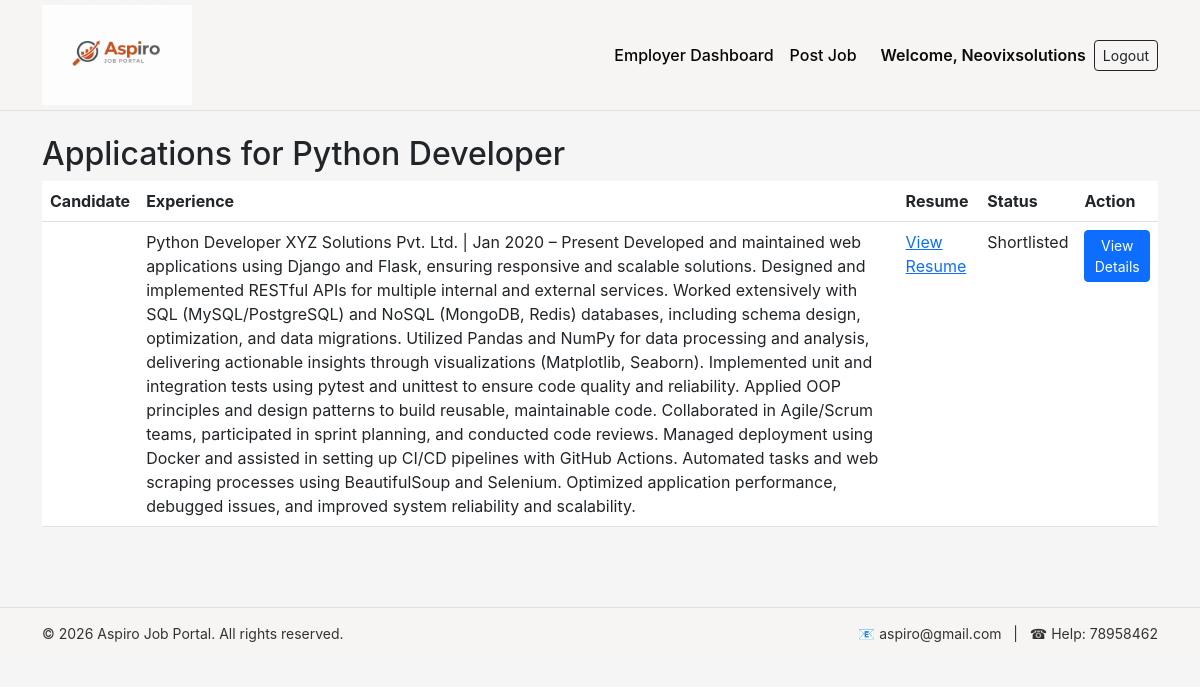
Page /jobs/1/applications/ (signed in) on the committed database.
### accounts/models.py (models this page shows, shortened)
class User(AbstractUser):
    ROLE_CHOICES = (
        ('admin', 'Admin'),
        ('employer', 'Employer'),
        ('employee', 'Employee'),
    )
    role = models.CharField(max_length=20, choices=ROLE_CHOICES, default='employee')

class EmployeeProfile(models.Model):
    user = models.OneToOneField(User, on_delete=models.CASCADE, related_name='employee_profile')
    full_name = models.CharField(max_length=100)
    phone = models.CharField(max_length=15)
    skills = models.TextField()
    resume = models.FileField(upload_to='resumes/', blank=True, null=True)
    experience = models.TextField(blank=True, null=True)
    qualification = models.CharField(max_length=200, blank=True, null=True)
    profile_pic = models.ImageField(upload_to='profile_pics/', blank=True, null=True)

### jobs/models.py (models this page shows, shortened)
class Job(models.Model):
    employer = models.ForeignKey('accounts.EmployerProfile', on_delete=models.CASCADE, related_name='jobs')
    title = models.CharField(max_length=200)
    description = models.TextField()
    location = models.CharField(max_length=200)
    salary = models.CharField(max_length=100)
    posted_at = models.DateTimeField(auto_now_add=True)
    is_active = models.BooleanField(default=True)

class JobApplication(models.Model):
    STATUS_CHOICES = (
        ('Pending', 'Pending'),
        ('Shortlisted', 'Shortlisted'),
        ('Rejected', 'Rejected'),
        ('Selected','Selected'),
    )
    job = models.ForeignKey(Job, on_delete=models.CASCADE, related_name='applications')
    employee = models.ForeignKey('accounts.EmployeeProfile', on_delete=models.CASCADE, related_name='applications')
    applied_at = models.DateTimeField(auto_now_add=True)
    status = models.CharField(max_length=20, choices=STATUS_CHOICES, default='Pending')
    interview_details = models.TextField(blank=True, null=True)  # Shortlisting info
    message = models.TextField(blank=True, null=True)  # Shortlist message

### jobs/views.py (the view)
# urls.py: path('<int:job_id>/applications/', views.job_applications, name='job_applications'),
@login_required
def job_applications(request, job_id):
    user = request.user
    job = get_object_or_404(Job, id=job_id)
    if hasattr(user, 'employerprofile'):
        if job.employer != user.employerprofile:
            return redirect('accounts:employer_dashboard')
        applications = job.applications.all()
        return render(request, 'jobs/job_applications.html', {
            'job': job,
            'applications': applications
        })
    else:
        return redirect('dashboard:employee_dashboard')

### jobs/templates/jobs/job_applications.html
{% extends 'base.html' %}
{% block content %}
<h2>Applications for {{ job.title }}</h2>
<table class="table">
    <thead>
        <tr>
            <th>Candidate</th>
            <th>Experience</th>
            <th>Resume</th>
            <th>Status</th>
            <th>Action</th>
        </tr>
    </thead>
    <tbody>
        {% if applications %}
            {% for app in applications %}
            <tr>
                <td>{{ app.employee.user.get_full_name }}</td>
                <td>{{ app.employee.experience }}</td>
                <td>
                    {% if app.employee.resume %}
                        <a href="{{ app.employee.resume.url }}" target="_blank">View Resume</a>
                    {% else %}
                        N/A
                    {% endif %}
                </td>
                <td>{{ app.status }}</td>
                <td>
                    <a href="{% url 'jobs:view_employee_profile' app.id %}" class="btn btn-sm btn-primary">View Details</a>
                </td>
            </tr>
            {% endfor %}
        {% else %}
            <tr>
                <td colspan="5">No applications yet</td>
            </tr>
        {% endif %}
    </tbody>
</table>
{% endblock %}

### templates/base.html (shortened to what this page needs)
{% load static %}
<!DOCTYPE html>
<html lang="en">
<head>
    <link href="https://cdn.jsdelivr.net/npm/bootstrap@5.3.0/dist/css/bootstrap.min.css" rel="stylesheet">
</head>
<body>
<nav class="navbar navbar-expand-lg navbar-custom">
    <div class="container">
        <a class="navbar-brand d-flex align-items-center" href="{% url 'home' %}">
            <img src="/media/aspiro-logo.png" alt="Aspiro Job Portal" class="navbar-logo">
        </a>
        <div class="collapse navbar-collapse" id="navbarNav">
            <ul class="navbar-nav ms-auto align-items-center">
                {% if user.is_authenticated %}
                    {% if user.is_staff or user.role == 'admin' %}
                        <li class="nav-item">
                            <a class="nav-link" href="{% url 'dashboard:admin_dashboard' %}">
                                Admin Dashboard
                            </a>
                        </li>
                    {% elif user.role == 'employer' %}
                        <li class="nav-item">
                            <a class="nav-link" href="{% url 'accounts:employer_dashboard' %}">
                                Employer Dashboard
                            </a>
                        </li>
                        <li class="nav-item">
                            <a class="nav-link" href="{% url 'jobs:post_job' %}">
                                Post Job
                            </a>
                        </li>
                    {% endif %}
                    <li class="nav-item ms-3 welcome-text">
                        Welcome,
                        {% if user.is_staff or user.role == 'admin' %}
                            Admin
                        {% elif user.role == 'employer' %}
                            {{ user.employer_profile.company_name|default:user.username }}
                        {% else %}
                            {{ user.username }}
                        {% endif %}
                    </li>
                    <li class="nav-item ms-2">
                        <form method="post" action="{% url 'logout' %}">
                            <button type="submit" class="btn btn-outline-dark btn-sm">
                                Logout
                            </button>
                        </form>
                    </li>
                {% endif %}
            </ul>
        </div>
    </div>
</nav>
<div class="container mt-4">
    {% block content %}{% endblock %}
</div>
<br>
<footer class="footer">
    <div class="container">
        <div class="row align-items-center">
            <div class="col-md-6 text-center text-md-start">
                © 2026 Aspiro Job Portal. All rights reserved.
            </div>
            <div class="col-md-6 text-center text-md-end">
                📧 aspiro@gmail.com &nbsp; | &nbsp; ☎ Help: 78958462
            </div>
        </div>
    </div>
</footer>
</body>
</html>

### templates/base.html (style rules this page uses)
body { font-family: "Inter", sans-serif; background-color: #f5f5f5; }
.navbar-custom { background-color: #f7f5f4; border-bottom: 1px solid #e0e0e0; }
.navbar-custom .nav-link { color: #050505; font-weight: 500; }
.welcome-text { color: #0c0c0c; font-weight: 600; }
.navbar { padding-top: 0; padding-bottom: 0; }
.navbar-brand { display: flex; align-items: center; }
.navbar-logo { height: 100px; width: auto; object-fit: contain; transition: transform 0.3s ease; }
.footer { background-color: #f7f5f4; border-top: 1px solid #e0e0e0; padding: 15px 0; margin-top: 40px; font-size: 14px; color: #333; }

### rows in the picture
User: employer_profile.company_name "Neovixsolutions"
Job: title "Python Developer"
JobApplication: employee.experience "Python Developer XYZ Solutions Pvt. Ltd. | Jan 2020 – Present Developed and maintained web applications using Django and Flask, ensuring responsive and scalable solutions. Designed and implemented RESTful APIs for multiple internal and external services. Worked extensively with SQL (MySQL/PostgreSQL) and NoSQL (MongoDB, Redis) databases, including schema design, optimization, and data migrations. Utilized Pandas and NumPy for data processing and analysis, delivering actionable insights through visualizations (Matplotlib, Seaborn). Implemented unit and integration tests using pytest and unittest to ensure code quality and reliability. Applied OOP principles and design patterns to build…", status "Shortlisted"
